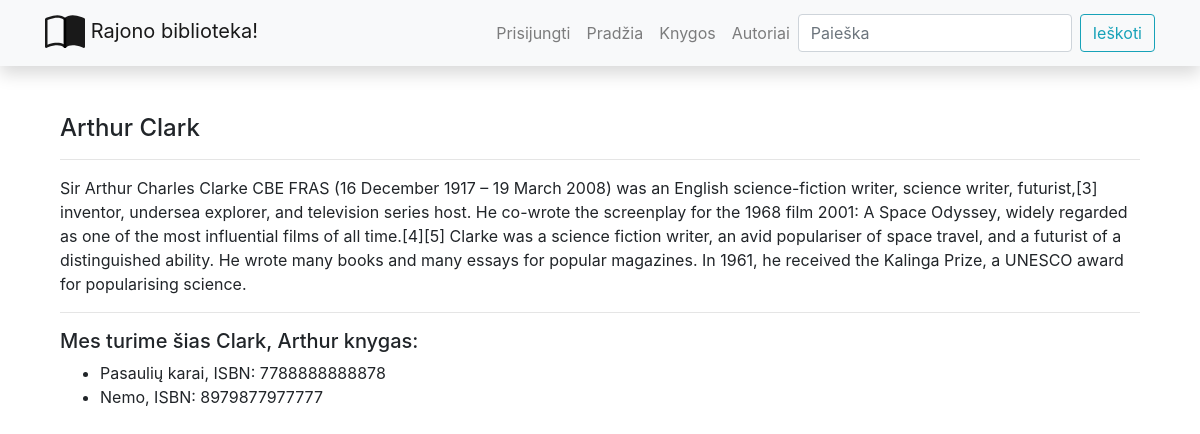
Screenshot of /library/authors/1 with the database file from the repository.
### library/models.py (models this page shows, shortened)
class Author(models.Model):
    first_name = models.CharField("Vardas", max_length=100)
    last_name = models.CharField("Pavardė", max_length=100)
    description = models.TextField("Aprašymas", max_length=2000, default="Žinomas autorius")
    class Meta:
        ordering = ['last_name', 'first_name']
    def display_books(self):
        return ', '.join(book.title for book in self.books_rn.all()[:3])
    display_books.short_description = "Autoriaus knygos"

class Book(models.Model):
    title = models.CharField("Pavadinimas", max_length=200)
    summary = models.TextField("Aprašymas", max_length=1000, help_text="Trumpas knygos aprašymas")
    isbn = models.CharField("ISBN",
                            max_length=13,
                            help_text="13 simbolių <a href='https://www.isbn-international.org/"
                                      "content/what-isbn'>ISBN kodas</a>")
    author_id = models.ForeignKey(Author, on_delete=models.SET_NULL, null=True, related_name='books_rn')
    genre_id = models.ManyToManyField("Genre", help_text="Išrinkite žanrą/us šiai knygai")
    cover = models.ImageField("Viršelis", upload_to="covers", null=True, blank=True)
    def display_genre(self):
        return ', '.join([genre.name for genre in self.genre_id.all()][:3])
    display_genre.short_description = 'Žanras'

### library/views.py (the view)
# urls.py: path("authors/<int:author_id>", views.author, name='author_n'),
def author(request, author_id):
    single_author = get_object_or_404(Author, pk=author_id)
    data = {
        'author_cntx': single_author
    }
    return render(request, 'author.html', context=data)

### library/templates/author.html
{% extends "base.html" %} {% block content %}
<div class="container author">
    <h4>{{ author_cntx.first_name }} {{ author_cntx.last_name }}</h4>
    <hr/>
    <p>{{ author_cntx.description }}</p>
    <hr/>
    <h5>
        Mes turime šias {{ author_cntx.last_name }}, {{ author_cntx.first_name }}
        knygas:
    </h5>
    <ul>
        {% for book_obj in author_cntx.books_rn.all %}
        <li>{{ book_obj.title }}, ISBN: {{ book_obj.isbn }}</li>
        {% endfor %}
    </ul>
</div>
{% endblock %}

### rows the page displays
Author: first_name "Arthur", last_name "Clark", description "Sir Arthur Charles Clarke CBE FRAS (16 December 1917 – 19 March 2008) was an English science-fiction writer, science writer, futurist,[3] inventor, undersea explorer, and television series host. He co-wrote the screenplay for the 1968 film 2001: A Space Odyssey, widely regarded as one of the most influential films of all time.[4][5] Clarke was a science fiction writer, an avid populariser of space travel, and a futurist of a distinguished ability. He wrote many books and many essays for popular magazines. In 1961, he received the Kalinga Prize, a UNESCO award for popularising science."
Book: title "Pasaulių karai", isbn "7788888888878"
Book: title "Nemo", isbn "8979877977777"
